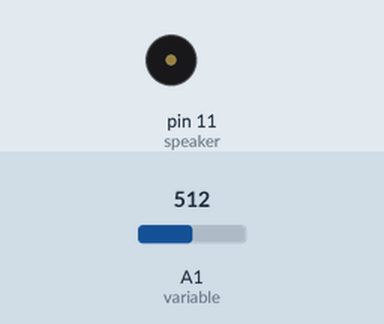
This sketch was run on a simulated Arduino Uno, built with avr-gcc and run on an emulated ATmega328P. Shown: buzzer (waves = sounding). The test bench sets the inputs (shaded band); at power-on: A1 (variable) = 512. What the sketch prints to the serial monitor is not drawn.

Above: at 1.2 s.
1.3 s: A1 (variable) set to 0
At 1.3 s:
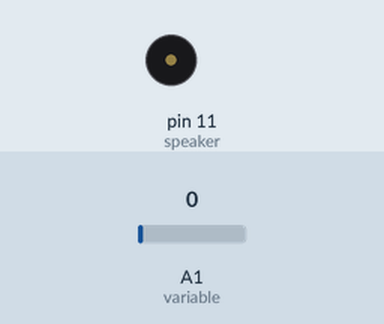
2.8 s: A1 (variable) set to 122
At 2.96 s:
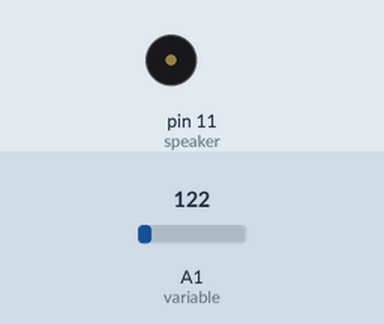
Timing chart, 0 to 11.8 s (numbered marks = the images above; inputs shaded):
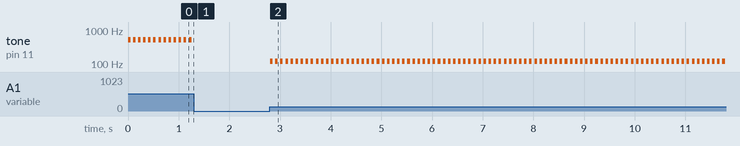

Measured:
- after the input at 1.3 s, tone on pin 11 (speaker): stops changing and stays silent
- after the input at 2.8 s, tone on pin 11 (speaker): alternates 122 Hz for 0.05 s and silent for 0.05 s, starting at once
- by itself, tone on pin 11 (speaker): alternates 512 Hz for 0.05 s and silent for 0.05 s

The sketch:

Sequencer.ino
```cpp
int variable = A1;
int speaker = 11;
void setup() {
  // put your setup code here, to run once:
  Serial.begin(9600);
pinMode(speaker, OUTPUT);

  Serial.println(variable);
}

void loop() {
  // put your main code here, to run repeatedly:
int potValue = analogRead(variable);
Serial.println(variable);
tone(speaker, potValue, 50);
delay(100);
}
```
